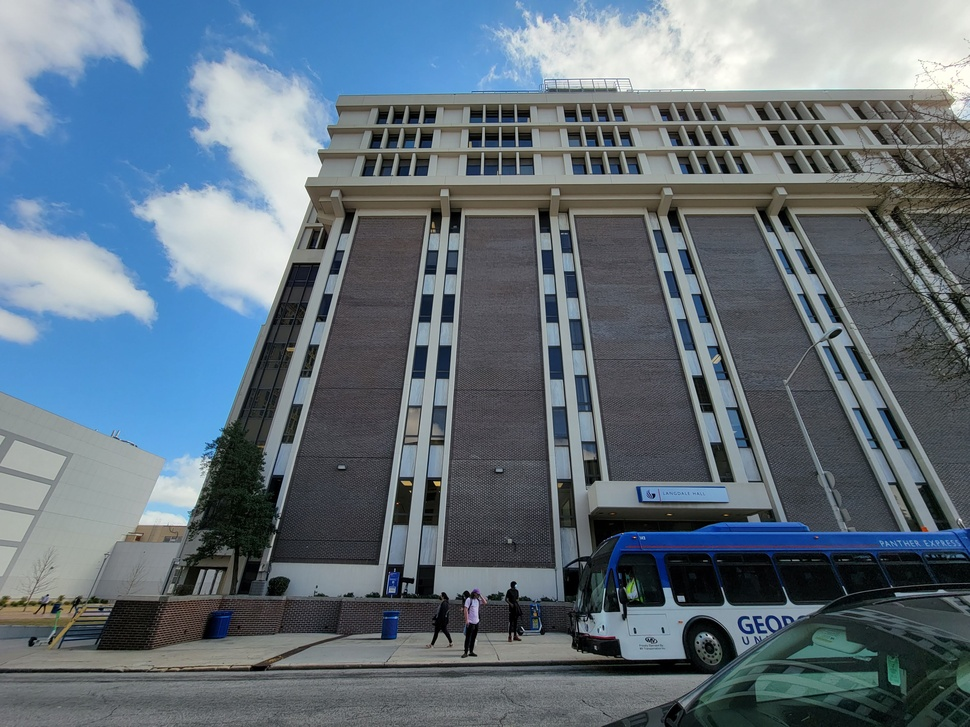
#> input picture Assignment2/sample.jpg, 970 x 727 px, shrunk from 4000 x 3000 before the run
$ jupyter execute --allow-errors CV_Assignment2.ipynb   (text cells are left out)
#> lines starting #> are read from the running program, lines starting #| are printed output that depends on the picture; after the words box and inside, x2 and y2 are one past the last pixel; in counts of white or black regions, pixels touching at a corner belong together
#> further down, frame is the input picture: shape (727, 970, 3); mean B, G, R 123.9, 112.8, 98.6
[cell 1]
import numpy as np
from scipy import ndimage
import cv2
from PIL import Image
import matplotlib.pyplot as plt
from matplotlib.pyplot import figure

[cell 2]
def gaussian_kernel(size, sigma=10):
    size = int(size) // 2
    x, y = np.mgrid[-size:size+1, -size:size+1]
    normal = 1 / (2.0 * np.pi * sigma**2)
    g =  np.exp(-((x**2 + y**2) / (2.0*sigma**2))) * normal
    return g

[cell 3]
def sobel_filters(img):
    Kx = np.array([[-1, 0, 1], [-2, 0, 2], [-1, 0, 1]], np.float32)
    Ky = np.array([[1, 2, 1], [0, 0, 0], [-1, -2, -1]], np.float32)

    Ix = ndimage.filters.convolve(img, Kx)
    Iy = ndimage.filters.convolve(img, Ky)

    G = np.hypot(Ix, Iy)
    G = G / G.max() * 255
    theta = np.arctan2(Iy, Ix)
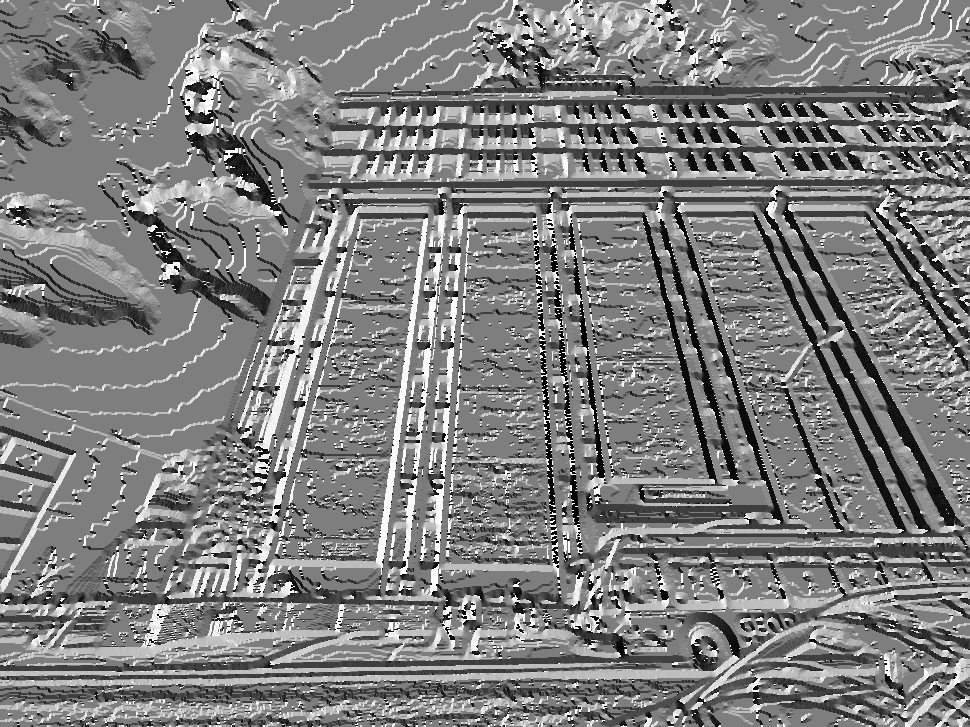
#> theta: shape (727, 970) float32; min -3.11, max 3.14, mean 0.0152; drawn with min black and max white

    return (G, theta)

[cell 4]
# [6 lines left out: function visualize, not called in this run]

[cell 5]
def Canny_detector(img):
    weak_th = None
    strong_th = None
    # conversion of image to grayscale
    img = cv2.cvtColor(img, cv2.COLOR_BGR2GRAY)

    # Noise reduction step
    g=gaussian_kernel(5,5)

    img= cv2.filter2D(src=img, kernel=g, ddepth=19)

    mag,ang=sobel_filters(img)

    # setting the minimum and maximum thresholds
    # for double thresholding
    mag_max = np.max(mag)
#> mag_max = 255
    if not weak_th:weak_th = mag_max * 0.1
#> weak_th = 25.5
    if not strong_th:strong_th = mag_max * 0.5
#> strong_th = 127.5

    # getting the dimensions of the input image
    height, width = img.shape
#> height = 727; width = 970

    # Looping through every pixel of the grayscale
    # image
    for i_x in range(width):
        for i_y in range(height):

            grad_ang = ang[i_y, i_x]
            grad_ang = abs(grad_ang-180) if abs(grad_ang)>180 else abs(grad_ang)

            # selecting the neighbours of the target pixel
            # according to the gradient direction
            # In the x axis direction
            if grad_ang<= 22.5:
                neighb_1_x, neighb_1_y = i_x-1, i_y
                neighb_2_x, neighb_2_y = i_x + 1, i_y

            # top right (diagonal-1) direction
            elif grad_ang>22.5 and grad_ang<=(22.5 + 45):
                neighb_1_x, neighb_1_y = i_x-1, i_y-1
                neighb_2_x, neighb_2_y = i_x + 1, i_y + 1

            # In y-axis direction
            elif grad_ang>(22.5 + 45) and grad_ang<=(22.5 + 90):
                neighb_1_x, neighb_1_y = i_x, i_y-1
                neighb_2_x, neighb_2_y = i_x, i_y + 1

            # top left (diagonal-2) direction
            elif grad_ang>(22.5 + 90) and grad_ang<=(22.5 + 135):
                neighb_1_x, neighb_1_y = i_x-1, i_y + 1
                neighb_2_x, neighb_2_y = i_x + 1, i_y-1

            # Now it restarts the cycle
            elif grad_ang>(22.5 + 135) and grad_ang<=(22.5 + 180):
                neighb_1_x, neighb_1_y = i_x-1, i_y
                neighb_2_x, neighb_2_y = i_x + 1, i_y

            # Non-maximum suppression step
            if width>neighb_1_x>= 0 and height>neighb_1_y>= 0:
                if mag[i_y, i_x]<mag[neighb_1_y, neighb_1_x]:
                    mag[i_y, i_x]= 0
                    continue

            if width>neighb_2_x>= 0 and height>neighb_2_y>= 0:
                if mag[i_y, i_x]<mag[neighb_2_y, neighb_2_x]:
                    mag[i_y, i_x]= 0

    weak_ids = np.zeros_like(img)
    strong_ids = np.zeros_like(img)
    ids = np.zeros_like(img)
    # double thresholding step
    for i_x in range(width):
        for i_y in range(height):

            grad_mag = mag[i_y, i_x]

            if grad_mag<weak_th:
                mag[i_y, i_x]= 0
            elif strong_th>grad_mag>= weak_th:
                ids[i_y, i_x]= 1
            else:
                ids[i_y, i_x]= 2
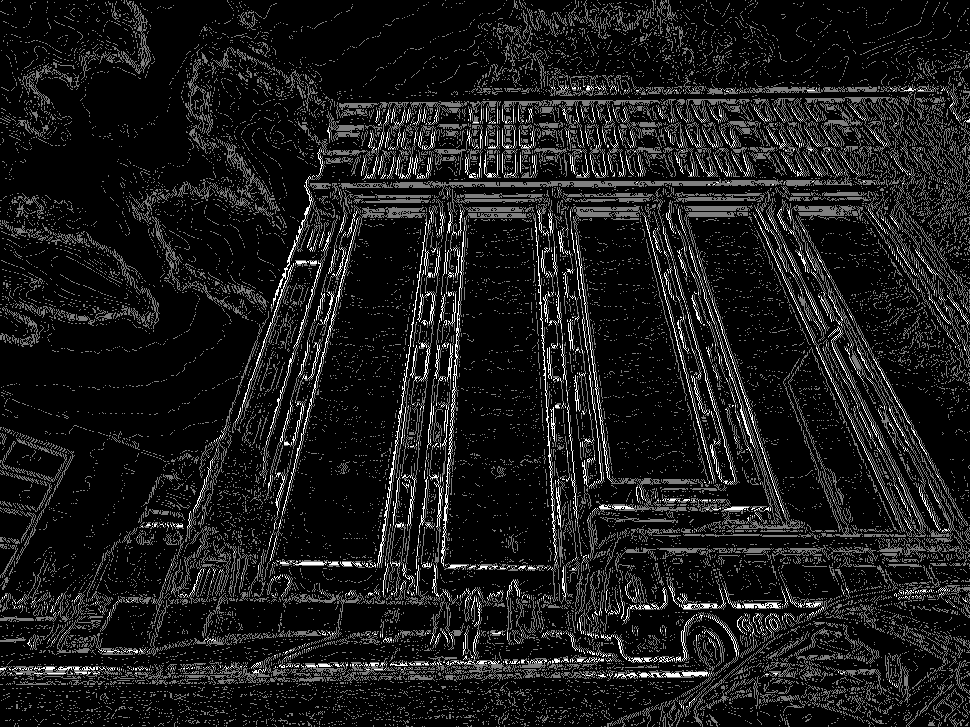
#> ids: shape (727, 970) int16; min 0, max 2, mean 0.202; drawn with min black and max white
#> mag: shape (727, 970) float32; min 0, max 255, mean 12.7


    # finally returning the magnitude of
    # gradients of edges
    return mag

[cell 6]
frame = cv2.imread('sample.jpg')
canny_img = Canny_detector(frame)

plt.imshow(cv2.cvtColor(frame, cv2.COLOR_BGR2RGB))

[cell 7]
plt.imshow(canny_img,cmap='gray')

[cell 8]
cv2.imwrite("canny_img.jpg",canny_img)
#> Out = True

[cell 9]
image = frame
operatedImage = cv2.cvtColor(image, cv2.COLOR_BGR2GRAY)
operatedImage = np.float32(operatedImage)
dest = cv2.cornerHarris(operatedImage, 2, 3, 0.07)
dest = cv2.dilate(dest,gaussian_kernel(5,5))
image[dest > 0.01 * dest.max()]=[0, 0, 255]
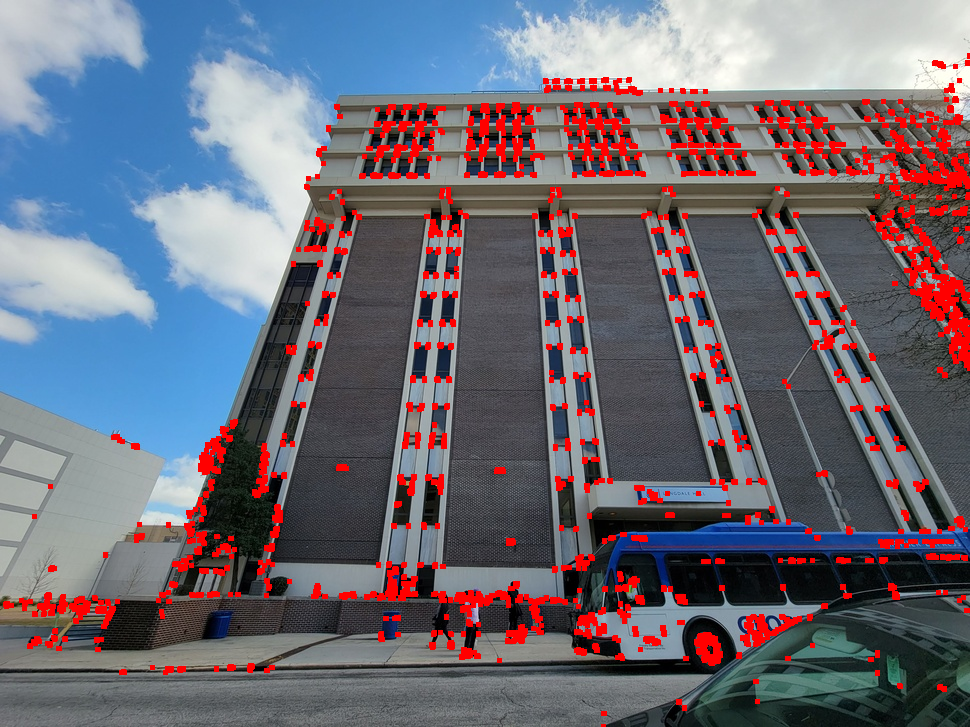
#> image: shape (727, 970, 3); 6.88% of pixels changed, all inside (x1, y1, x2, y2) = (3, 53, 970, 727)
plt.imshow(cv2.cvtColor(image, cv2.COLOR_BGR2RGB))
if cv2.waitKey(0) & 0xff == 27:
#> (key q is pressed here)
    cv2.destroyAllWindows()
image

[cell 10]
cv2.imwrite("corner_image.jpg",image)
#> Out = True

[cell 11]
canny_img

[cell 12]
def integral_image(image, *, dtype=None):
    if dtype is None and image.real.dtype.kind == 'f':
        dtype = np.promote_types(image.dtype, np.float64)

    S = image
    for i in range(image.ndim):
        S = S.cumsum(axis=i, dtype=dtype)
    return S


# [36 lines left out: function integrate, not called in this run]

[cell 13]
frame = cv2.imread('sample.jpg')
frame = cv2.cvtColor(frame, cv2.COLOR_BGR2RGB)
frame= cv2.copyMakeBorder(frame, 50, 50, 50, 50, cv2.BORDER_CONSTANT, (0,0,0))
#> frame: shape (827, 1070, 3)
frame=integral_image(frame)
frame = frame/np.amax(frame)
frame = np.clip(frame, 0,255)
plt.imshow(frame)

[cell 14]
vid = cv2.VideoCapture(0)

while(True):
    ret, frame = vid.read()
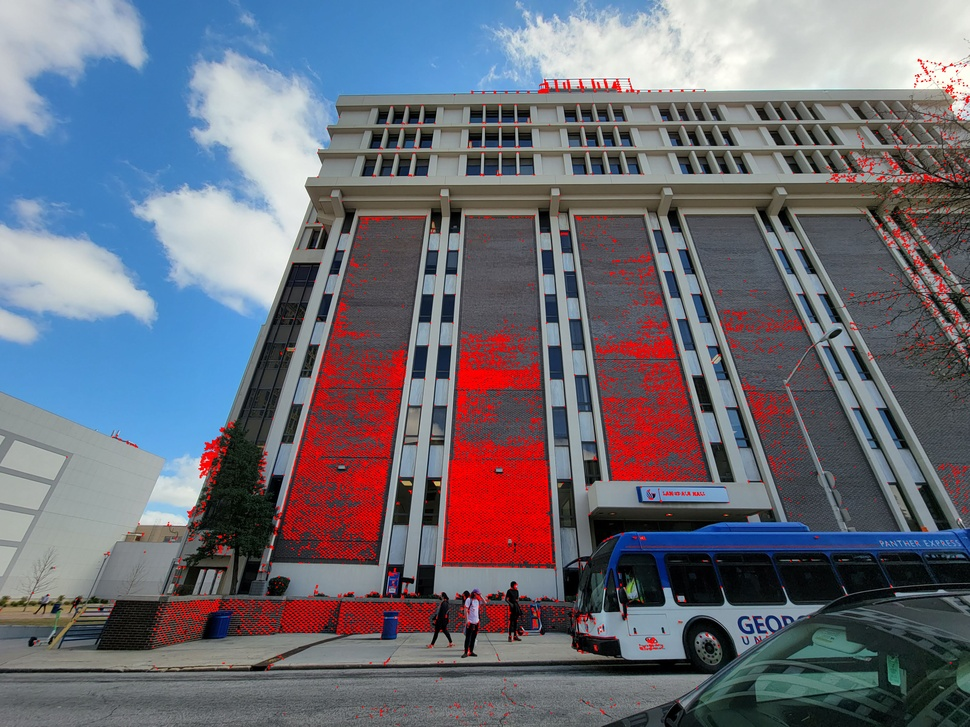
#> input picture Assignment2/corner_image.jpg, 970 x 727 px, shrunk from 4000 x 3000 before the run, given in place of the camera
#> frame is the input picture: shape (727, 970, 3); mean B, G, R 119.5, 108.7, 108.3
    a=integral_image(frame)
    a = a/np.amax(a)
    a = np.clip(a, 0,255)
    cv2.imshow('frame',a )
    if cv2.waitKey(1) & 0xFF == ord('q'):
#> (key q is pressed here)
        break
vid.release()
cv2.destroyAllWindows()

[cell 15]
class Image_Stitching():
    # [65 lines left out: functions __init__, registration, create_mask, blending, not called in this run]

[cell 16]
d='building5'
img1=cv2.cvtColor(cv2.imread(d+'/1.jpg'), cv2.COLOR_BGR2RGB)
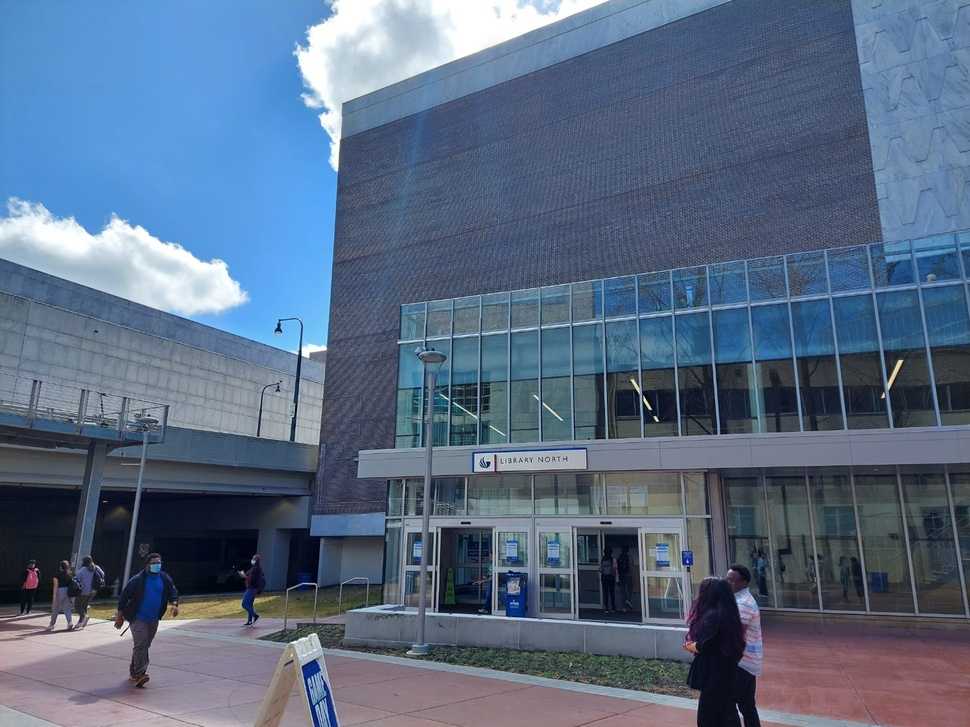
#> input picture Assignment2/building1/1.jpg, 970 x 727 px, shrunk from 1600 x 1200 before the run, found by its file name
img2=cv2.cvtColor(cv2.imread(d+'/2.jpg'), cv2.COLOR_BGR2RGB)
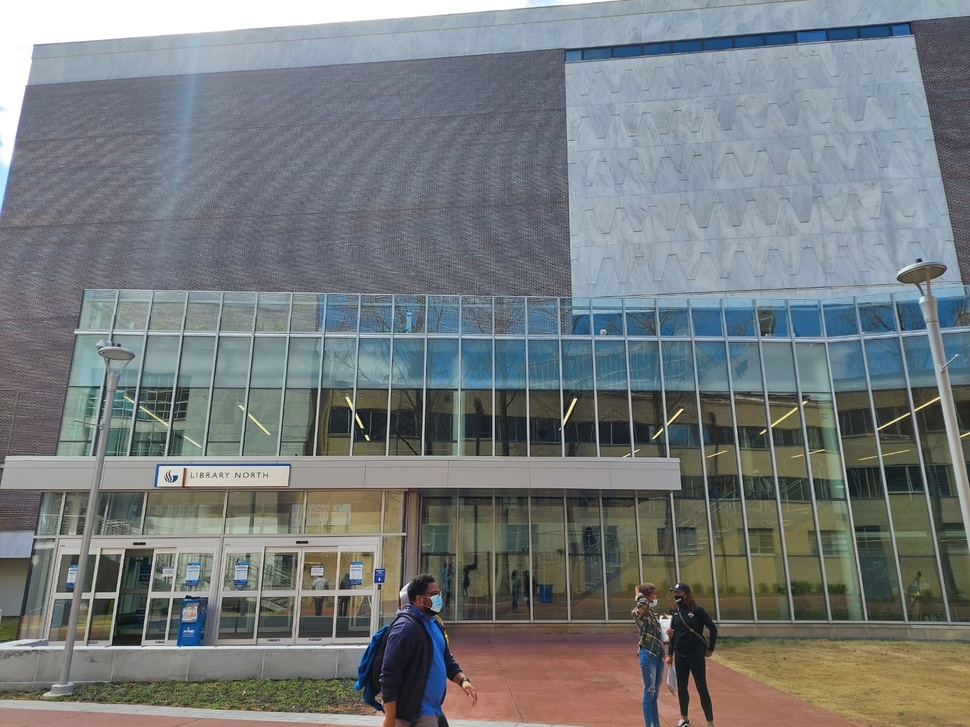
#> input picture Assignment2/building1/2.jpg, 970 x 727 px, shrunk from 1600 x 1200 before the run, found by its file name
#> (the rest of this cell did not finish here and is left out)
